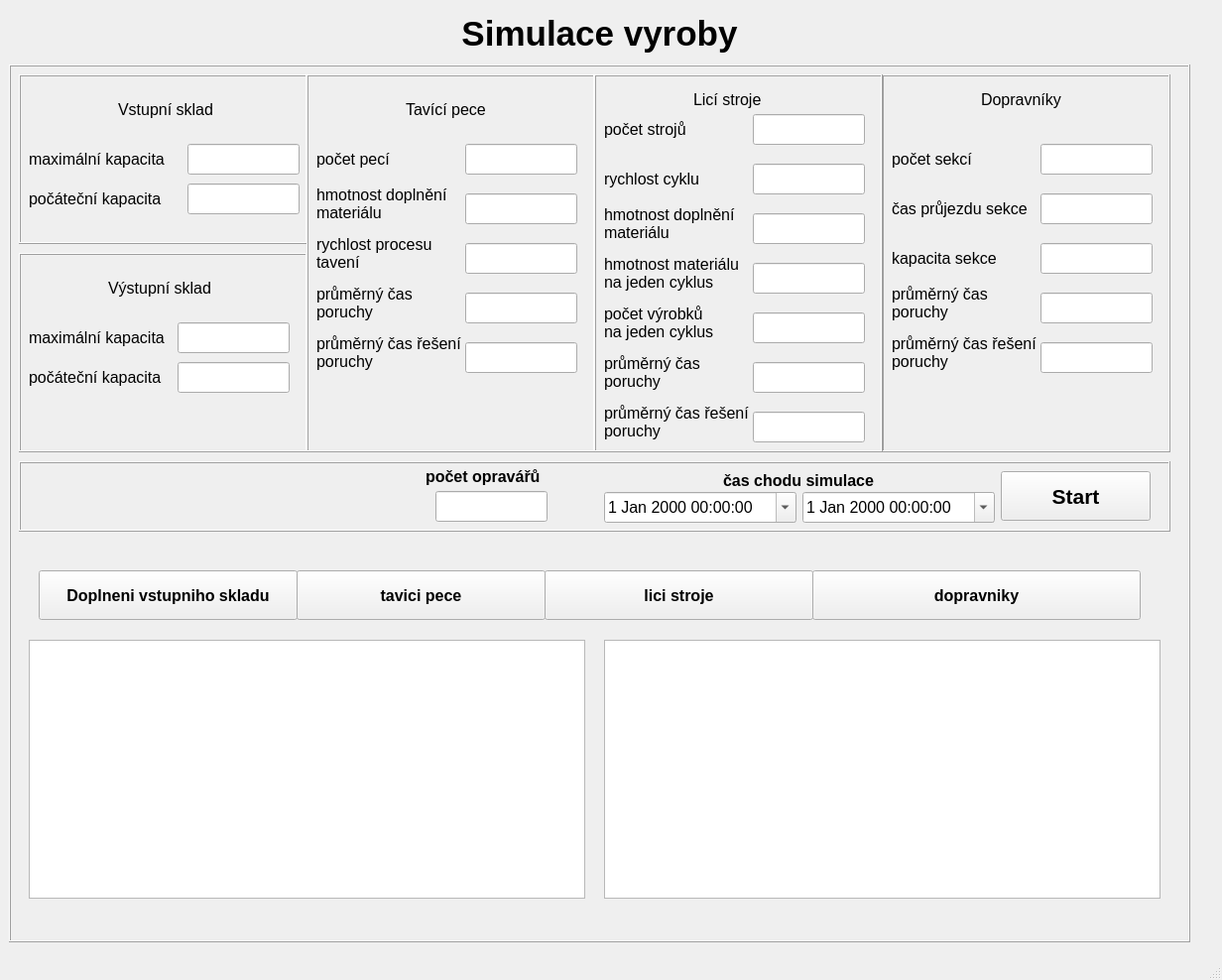
<?xml version="1.0" encoding="UTF-8"?>
<ui version="4.0">
 <class>MainWindow</class>
 <widget class="QMainWindow" name="MainWindow">
  <property name="geometry">
   <rect>
    <x>0</x>
    <y>0</y>
    <width>1232</width>
    <height>988</height>
   </rect>
  </property>
  <property name="windowTitle">
   <string>MainWindow</string>
  </property>
  <widget class="QWidget" name="centralwidget">
   <widget class="QWidget" name="verticalLayoutWidget">
    <property name="geometry">
     <rect>
      <x>9</x>
      <y>9</y>
      <width>1191</width>
      <height>941</height>
     </rect>
    </property>
    <layout class="QVBoxLayout" name="verticalLayout">
     <item>
      <widget class="QLabel" name="label">
       <property name="enabled">
        <bool>true</bool>
       </property>
       <property name="sizePolicy">
        <sizepolicy hsizetype="Ignored" vsizetype="Ignored">
         <horstretch>0</horstretch>
         <verstretch>0</verstretch>
        </sizepolicy>
       </property>
       <property name="maximumSize">
        <size>
         <width>16777215</width>
         <height>50</height>
        </size>
       </property>
       <property name="frameShape">
        <enum>QFrame::NoFrame</enum>
       </property>
       <property name="text">
        <string>&lt;html&gt;&lt;head/&gt;&lt;body&gt;&lt;p align=&quot;center&quot;&gt;&lt;span style=&quot; font-size:26pt; font-weight:600;&quot;&gt;Simulace vyroby&lt;/span&gt;&lt;/p&gt;&lt;/body&gt;&lt;/html&gt;</string>
       </property>
      </widget>
     </item>
     <item>
      <layout class="QGridLayout" name="gridLayout">
       <item row="0" column="0">
        <widget class="QFrame" name="frame">
         <property name="minimumSize">
          <size>
           <width>0</width>
           <height>400</height>
          </size>
         </property>
         <property name="frameShape">
          <enum>QFrame::Box</enum>
         </property>
         <property name="frameShadow">
          <enum>QFrame::Raised</enum>
         </property>
         <widget class="QFrame" name="frame_2">
          <property name="geometry">
           <rect>
            <x>10</x>
            <y>10</y>
            <width>291</width>
            <height>171</height>
           </rect>
          </property>
          <property name="frameShape">
           <enum>QFrame::Box</enum>
          </property>
          <property name="frameShadow">
           <enum>QFrame::Raised</enum>
          </property>
          <widget class="QLineEdit" name="vstupMax">
           <property name="geometry">
            <rect>
             <x>170</x>
             <y>70</y>
             <width>113</width>
             <height>31</height>
            </rect>
           </property>
           <property name="font">
            <font>
             <pointsize>12</pointsize>
            </font>
           </property>
          </widget>
          <widget class="QLineEdit" name="vstupAct">
           <property name="geometry">
            <rect>
             <x>170</x>
             <y>110</y>
             <width>113</width>
             <height>31</height>
            </rect>
           </property>
           <property name="font">
            <font>
             <pointsize>12</pointsize>
            </font>
           </property>
          </widget>
          <widget class="QLabel" name="label_2">
           <property name="geometry">
            <rect>
             <x>100</x>
             <y>20</y>
             <width>111</width>
             <height>31</height>
            </rect>
           </property>
           <property name="text">
            <string>&lt;html&gt;&lt;head/&gt;&lt;body&gt;&lt;p&gt;&lt;span style=&quot; font-size:12pt;&quot;&gt;Vstupní sklad&lt;/span&gt;&lt;/p&gt;&lt;/body&gt;&lt;/html&gt;</string>
           </property>
          </widget>
          <widget class="QLabel" name="label_4">
           <property name="geometry">
            <rect>
             <x>10</x>
             <y>70</y>
             <width>141</width>
             <height>31</height>
            </rect>
           </property>
           <property name="text">
            <string>&lt;html&gt;&lt;head/&gt;&lt;body&gt;&lt;p&gt;&lt;span style=&quot; font-size:12pt;&quot;&gt;maximální kapacita&lt;/span&gt;&lt;/p&gt;&lt;/body&gt;&lt;/html&gt;</string>
           </property>
          </widget>
          <widget class="QLabel" name="label_6">
           <property name="geometry">
            <rect>
             <x>10</x>
             <y>110</y>
             <width>141</width>
             <height>31</height>
            </rect>
           </property>
           <property name="text">
            <string>&lt;html&gt;&lt;head/&gt;&lt;body&gt;&lt;p&gt;&lt;span style=&quot; font-size:12pt;&quot;&gt;počáteční kapacita&lt;/span&gt;&lt;/p&gt;&lt;/body&gt;&lt;/html&gt;</string>
           </property>
          </widget>
         </widget>
         <widget class="QFrame" name="frame_3">
          <property name="geometry">
           <rect>
            <x>10</x>
            <y>190</y>
            <width>291</width>
            <height>201</height>
           </rect>
          </property>
          <property name="frameShape">
           <enum>QFrame::Box</enum>
          </property>
          <property name="frameShadow">
           <enum>QFrame::Raised</enum>
          </property>
          <widget class="QLineEdit" name="vystupMax">
           <property name="geometry">
            <rect>
             <x>160</x>
             <y>70</y>
             <width>113</width>
             <height>31</height>
            </rect>
           </property>
           <property name="font">
            <font>
             <pointsize>12</pointsize>
            </font>
           </property>
          </widget>
          <widget class="QLineEdit" name="vystupAct">
           <property name="geometry">
            <rect>
             <x>160</x>
             <y>110</y>
             <width>113</width>
             <height>31</height>
            </rect>
           </property>
           <property name="font">
            <font>
             <pointsize>12</pointsize>
            </font>
           </property>
          </widget>
          <widget class="QLabel" name="label_3">
           <property name="geometry">
            <rect>
             <x>90</x>
             <y>20</y>
             <width>121</width>
             <height>31</height>
            </rect>
           </property>
           <property name="text">
            <string>&lt;html&gt;&lt;head/&gt;&lt;body&gt;&lt;p&gt;&lt;span style=&quot; font-size:12pt;&quot;&gt;Výstupní sklad&lt;/span&gt;&lt;/p&gt;&lt;/body&gt;&lt;/html&gt;</string>
           </property>
          </widget>
          <widget class="QLabel" name="label_5">
           <property name="geometry">
            <rect>
             <x>10</x>
             <y>70</y>
             <width>141</width>
             <height>31</height>
            </rect>
           </property>
           <property name="text">
            <string>&lt;html&gt;&lt;head/&gt;&lt;body&gt;&lt;p&gt;&lt;span style=&quot; font-size:12pt;&quot;&gt;maximální kapacita&lt;/span&gt;&lt;/p&gt;&lt;/body&gt;&lt;/html&gt;</string>
           </property>
          </widget>
          <widget class="QLabel" name="label_7">
           <property name="geometry">
            <rect>
             <x>10</x>
             <y>110</y>
             <width>141</width>
             <height>31</height>
            </rect>
           </property>
           <property name="text">
            <string>&lt;html&gt;&lt;head/&gt;&lt;body&gt;&lt;p&gt;&lt;span style=&quot; font-size:12pt;&quot;&gt;počáteční kapacita&lt;/span&gt;&lt;/p&gt;&lt;/body&gt;&lt;/html&gt;</string>
           </property>
          </widget>
         </widget>
         <widget class="QFrame" name="frame_4">
          <property name="geometry">
           <rect>
            <x>880</x>
            <y>10</y>
            <width>291</width>
            <height>381</height>
           </rect>
          </property>
          <property name="frameShape">
           <enum>QFrame::Box</enum>
          </property>
          <property name="frameShadow">
           <enum>QFrame::Raised</enum>
          </property>
          <widget class="QLabel" name="label_23">
           <property name="geometry">
            <rect>
             <x>100</x>
             <y>10</y>
             <width>111</width>
             <height>31</height>
            </rect>
           </property>
           <property name="text">
            <string>&lt;html&gt;&lt;head/&gt;&lt;body&gt;&lt;p&gt;&lt;span style=&quot; font-size:12pt;&quot;&gt;Dopravníky&lt;/span&gt;&lt;/p&gt;&lt;/body&gt;&lt;/html&gt;</string>
           </property>
          </widget>
          <widget class="QLabel" name="label_24">
           <property name="geometry">
            <rect>
             <x>10</x>
             <y>70</y>
             <width>101</width>
             <height>31</height>
            </rect>
           </property>
           <property name="text">
            <string>&lt;html&gt;&lt;head/&gt;&lt;body&gt;&lt;p&gt;&lt;span style=&quot; font-size:12pt;&quot;&gt;počet sekcí&lt;/span&gt;&lt;/p&gt;&lt;/body&gt;&lt;/html&gt;</string>
           </property>
          </widget>
          <widget class="QLineEdit" name="DOPpocet">
           <property name="geometry">
            <rect>
             <x>160</x>
             <y>70</y>
             <width>113</width>
             <height>31</height>
            </rect>
           </property>
           <property name="font">
            <font>
             <pointsize>12</pointsize>
            </font>
           </property>
          </widget>
          <widget class="QLabel" name="label_25">
           <property name="geometry">
            <rect>
             <x>10</x>
             <y>120</y>
             <width>141</width>
             <height>31</height>
            </rect>
           </property>
           <property name="text">
            <string>&lt;html&gt;&lt;head/&gt;&lt;body&gt;&lt;p&gt;&lt;span style=&quot; font-size:12pt;&quot;&gt;čas průjezdu sekce&lt;/span&gt;&lt;/p&gt;&lt;/body&gt;&lt;/html&gt;</string>
           </property>
          </widget>
          <widget class="QLineEdit" name="DOPcas">
           <property name="geometry">
            <rect>
             <x>160</x>
             <y>120</y>
             <width>113</width>
             <height>31</height>
            </rect>
           </property>
           <property name="font">
            <font>
             <pointsize>12</pointsize>
            </font>
           </property>
          </widget>
          <widget class="QLabel" name="label_26">
           <property name="geometry">
            <rect>
             <x>10</x>
             <y>170</y>
             <width>141</width>
             <height>31</height>
            </rect>
           </property>
           <property name="text">
            <string>&lt;html&gt;&lt;head/&gt;&lt;body&gt;&lt;p&gt;&lt;span style=&quot; font-size:12pt;&quot;&gt;kapacita sekce&lt;/span&gt;&lt;/p&gt;&lt;/body&gt;&lt;/html&gt;</string>
           </property>
          </widget>
          <widget class="QLineEdit" name="DOPkap">
           <property name="geometry">
            <rect>
             <x>160</x>
             <y>170</y>
             <width>113</width>
             <height>31</height>
            </rect>
           </property>
           <property name="font">
            <font>
             <pointsize>12</pointsize>
            </font>
           </property>
          </widget>
          <widget class="QLineEdit" name="DOPporuchaCas">
           <property name="geometry">
            <rect>
             <x>160</x>
             <y>270</y>
             <width>113</width>
             <height>31</height>
            </rect>
           </property>
           <property name="font">
            <font>
             <pointsize>12</pointsize>
            </font>
           </property>
          </widget>
          <widget class="QLineEdit" name="DOPcasPorucha">
           <property name="geometry">
            <rect>
             <x>160</x>
             <y>220</y>
             <width>113</width>
             <height>31</height>
            </rect>
           </property>
           <property name="font">
            <font>
             <pointsize>12</pointsize>
            </font>
           </property>
          </widget>
          <widget class="QLabel" name="label_28">
           <property name="geometry">
            <rect>
             <x>10</x>
             <y>210</y>
             <width>101</width>
             <height>41</height>
            </rect>
           </property>
           <property name="text">
            <string>&lt;html&gt;&lt;head/&gt;&lt;body&gt;&lt;p&gt;&lt;span style=&quot; font-size:12pt;&quot;&gt;průměrný čas do&lt;br/&gt;poruchy&lt;/span&gt;&lt;/p&gt;&lt;/body&gt;&lt;/html&gt;</string>
           </property>
          </widget>
          <widget class="QLabel" name="label_27">
           <property name="geometry">
            <rect>
             <x>10</x>
             <y>260</y>
             <width>151</width>
             <height>41</height>
            </rect>
           </property>
           <property name="text">
            <string>&lt;html&gt;&lt;head/&gt;&lt;body&gt;&lt;p&gt;&lt;span style=&quot; font-size:12pt;&quot;&gt;průměrný čas řešení&lt;br/&gt;poruchy&lt;/span&gt;&lt;/p&gt;&lt;/body&gt;&lt;/html&gt;</string>
           </property>
          </widget>
         </widget>
         <widget class="QFrame" name="frame_6">
          <property name="geometry">
           <rect>
            <x>300</x>
            <y>10</y>
            <width>291</width>
            <height>381</height>
           </rect>
          </property>
          <property name="frameShape">
           <enum>QFrame::Box</enum>
          </property>
          <property name="frameShadow">
           <enum>QFrame::Raised</enum>
          </property>
          <widget class="QLineEdit" name="TPpocet">
           <property name="geometry">
            <rect>
             <x>160</x>
             <y>70</y>
             <width>113</width>
             <height>31</height>
            </rect>
           </property>
           <property name="font">
            <font>
             <pointsize>12</pointsize>
            </font>
           </property>
          </widget>
          <widget class="QLineEdit" name="TPvstup">
           <property name="geometry">
            <rect>
             <x>160</x>
             <y>120</y>
             <width>113</width>
             <height>31</height>
            </rect>
           </property>
           <property name="font">
            <font>
             <pointsize>12</pointsize>
            </font>
           </property>
          </widget>
          <widget class="QLabel" name="label_10">
           <property name="geometry">
            <rect>
             <x>100</x>
             <y>20</y>
             <width>111</width>
             <height>31</height>
            </rect>
           </property>
           <property name="text">
            <string>&lt;html&gt;&lt;head/&gt;&lt;body&gt;&lt;p&gt;&lt;span style=&quot; font-size:12pt;&quot;&gt;Tavící pece&lt;/span&gt;&lt;/p&gt;&lt;/body&gt;&lt;/html&gt;</string>
           </property>
          </widget>
          <widget class="QLabel" name="label_11">
           <property name="geometry">
            <rect>
             <x>10</x>
             <y>70</y>
             <width>101</width>
             <height>31</height>
            </rect>
           </property>
           <property name="text">
            <string>&lt;html&gt;&lt;head/&gt;&lt;body&gt;&lt;p&gt;&lt;span style=&quot; font-size:12pt;&quot;&gt;počet pecí&lt;/span&gt;&lt;/p&gt;&lt;/body&gt;&lt;/html&gt;</string>
           </property>
          </widget>
          <widget class="QLabel" name="label_12">
           <property name="geometry">
            <rect>
             <x>10</x>
             <y>110</y>
             <width>141</width>
             <height>41</height>
            </rect>
           </property>
           <property name="text">
            <string>&lt;!DOCTYPE HTML PUBLIC &quot;-//W3C//DTD HTML 4.0//EN&quot; &quot;http://www.w3.org/TR/REC-html40/strict.dtd&quot;&gt;
&lt;html&gt;&lt;head&gt;&lt;meta name=&quot;qrichtext&quot; content=&quot;1&quot; /&gt;&lt;style type=&quot;text/css&quot;&gt;
p, li { white-space: pre-wrap; }
&lt;/style&gt;&lt;/head&gt;&lt;body style=&quot; font-family:'MS Shell Dlg 2'; font-size:8pt; font-weight:400; font-style:normal;&quot;&gt;
&lt;p style=&quot; margin-top:12px; margin-bottom:12px; margin-left:0px; margin-right:0px; -qt-block-indent:0; text-indent:0px;&quot;&gt;&lt;span style=&quot; font-size:12pt;&quot;&gt;hmotnost doplnění &lt;br&gt;materiálu&lt;/span&gt;&lt;/p&gt;&lt;/body&gt;&lt;/html&gt;</string>
           </property>
          </widget>
          <widget class="QLineEdit" name="TPchod">
           <property name="geometry">
            <rect>
             <x>160</x>
             <y>170</y>
             <width>113</width>
             <height>31</height>
            </rect>
           </property>
           <property name="font">
            <font>
             <pointsize>12</pointsize>
            </font>
           </property>
          </widget>
          <widget class="QLabel" name="label_13">
           <property name="geometry">
            <rect>
             <x>10</x>
             <y>160</y>
             <width>141</width>
             <height>41</height>
            </rect>
           </property>
           <property name="text">
            <string>&lt;!DOCTYPE HTML PUBLIC &quot;-//W3C//DTD HTML 4.0//EN&quot; &quot;http://www.w3.org/TR/REC-html40/strict.dtd&quot;&gt;
&lt;html&gt;&lt;head&gt;&lt;meta name=&quot;qrichtext&quot; content=&quot;1&quot; /&gt;&lt;style type=&quot;text/css&quot;&gt;
p, li { white-space: pre-wrap; }
&lt;/style&gt;&lt;/head&gt;&lt;body style=&quot; font-family:'MS Shell Dlg 2'; font-size:8pt; font-weight:400; font-style:normal;&quot;&gt;
&lt;p style=&quot; margin-top:12px; margin-bottom:12px; margin-left:0px; margin-right:0px; -qt-block-indent:0; text-indent:0px;&quot;&gt;&lt;span style=&quot; font-size:12pt;&quot;&gt;rychlost procesu&lt;br&gt;tavení&lt;/span&gt;&lt;/p&gt;&lt;/body&gt;&lt;/html&gt;</string>
           </property>
          </widget>
          <widget class="QLineEdit" name="TPcasPorucha">
           <property name="geometry">
            <rect>
             <x>160</x>
             <y>220</y>
             <width>113</width>
             <height>31</height>
            </rect>
           </property>
           <property name="font">
            <font>
             <pointsize>12</pointsize>
            </font>
           </property>
          </widget>
          <widget class="QLabel" name="label_14">
           <property name="geometry">
            <rect>
             <x>10</x>
             <y>210</y>
             <width>101</width>
             <height>41</height>
            </rect>
           </property>
           <property name="text">
            <string>&lt;html&gt;&lt;head/&gt;&lt;body&gt;&lt;p&gt;&lt;span style=&quot; font-size:12pt;&quot;&gt;průměrný čas do&lt;br/&gt;poruchy&lt;/span&gt;&lt;/p&gt;&lt;/body&gt;&lt;/html&gt;</string>
           </property>
          </widget>
          <widget class="QLineEdit" name="TPporuchaCas">
           <property name="geometry">
            <rect>
             <x>160</x>
             <y>270</y>
             <width>113</width>
             <height>31</height>
            </rect>
           </property>
           <property name="font">
            <font>
             <pointsize>12</pointsize>
            </font>
           </property>
          </widget>
          <widget class="QLabel" name="label_15">
           <property name="geometry">
            <rect>
             <x>10</x>
             <y>260</y>
             <width>151</width>
             <height>41</height>
            </rect>
           </property>
           <property name="text">
            <string>&lt;html&gt;&lt;head/&gt;&lt;body&gt;&lt;p&gt;&lt;span style=&quot; font-size:12pt;&quot;&gt;průměrný čas řešení&lt;br/&gt;poruchy&lt;/span&gt;&lt;/p&gt;&lt;/body&gt;&lt;/html&gt;</string>
           </property>
          </widget>
         </widget>
         <widget class="QFrame" name="frame_7">
          <property name="geometry">
           <rect>
            <x>590</x>
            <y>10</y>
            <width>291</width>
            <height>381</height>
           </rect>
          </property>
          <property name="frameShape">
           <enum>QFrame::Box</enum>
          </property>
          <property name="frameShadow">
           <enum>QFrame::Raised</enum>
          </property>
          <widget class="QLineEdit" name="LSpocet">
           <property name="geometry">
            <rect>
             <x>160</x>
             <y>40</y>
             <width>113</width>
             <height>31</height>
            </rect>
           </property>
           <property name="font">
            <font>
             <pointsize>12</pointsize>
            </font>
           </property>
          </widget>
          <widget class="QLineEdit" name="LSvstup">
           <property name="geometry">
            <rect>
             <x>160</x>
             <y>140</y>
             <width>113</width>
             <height>31</height>
            </rect>
           </property>
           <property name="font">
            <font>
             <pointsize>12</pointsize>
            </font>
           </property>
          </widget>
          <widget class="QLabel" name="label_16">
           <property name="geometry">
            <rect>
             <x>100</x>
             <y>10</y>
             <width>111</width>
             <height>31</height>
            </rect>
           </property>
           <property name="text">
            <string>&lt;html&gt;&lt;head/&gt;&lt;body&gt;&lt;p&gt;&lt;span style=&quot; font-size:12pt;&quot;&gt;Licí stroje&lt;/span&gt;&lt;/p&gt;&lt;/body&gt;&lt;/html&gt;</string>
           </property>
          </widget>
          <widget class="QLabel" name="label_17">
           <property name="geometry">
            <rect>
             <x>10</x>
             <y>40</y>
             <width>101</width>
             <height>31</height>
            </rect>
           </property>
           <property name="text">
            <string>&lt;html&gt;&lt;head/&gt;&lt;body&gt;&lt;p&gt;&lt;span style=&quot; font-size:12pt;&quot;&gt;počet strojů&lt;/span&gt;&lt;/p&gt;&lt;/body&gt;&lt;/html&gt;</string>
           </property>
          </widget>
          <widget class="QLabel" name="label_18">
           <property name="geometry">
            <rect>
             <x>10</x>
             <y>130</y>
             <width>141</width>
             <height>41</height>
            </rect>
           </property>
           <property name="text">
            <string>&lt;!DOCTYPE HTML PUBLIC &quot;-//W3C//DTD HTML 4.0//EN&quot; &quot;http://www.w3.org/TR/REC-html40/strict.dtd&quot;&gt;
&lt;html&gt;&lt;head&gt;&lt;meta name=&quot;qrichtext&quot; content=&quot;1&quot; /&gt;&lt;style type=&quot;text/css&quot;&gt;
p, li { white-space: pre-wrap; }
&lt;/style&gt;&lt;/head&gt;&lt;body style=&quot; font-family:'MS Shell Dlg 2'; font-size:8pt; font-weight:400; font-style:normal;&quot;&gt;
&lt;p style=&quot; margin-top:12px; margin-bottom:12px; margin-left:0px; margin-right:0px; -qt-block-indent:0; text-indent:0px;&quot;&gt;&lt;span style=&quot; font-size:12pt;&quot;&gt;hmotnost doplnění &lt;br&gt;materiálu&lt;/span&gt;&lt;/p&gt;&lt;/body&gt;&lt;/html&gt;</string>
           </property>
          </widget>
          <widget class="QLineEdit" name="LSmatEnd">
           <property name="geometry">
            <rect>
             <x>160</x>
             <y>240</y>
             <width>113</width>
             <height>31</height>
            </rect>
           </property>
           <property name="font">
            <font>
             <pointsize>12</pointsize>
            </font>
           </property>
          </widget>
          <widget class="QLabel" name="label_19">
           <property name="geometry">
            <rect>
             <x>10</x>
             <y>230</y>
             <width>141</width>
             <height>41</height>
            </rect>
           </property>
           <property name="text">
            <string>&lt;!DOCTYPE HTML PUBLIC &quot;-//W3C//DTD HTML 4.0//EN&quot; &quot;http://www.w3.org/TR/REC-html40/strict.dtd&quot;&gt;
&lt;html&gt;&lt;head&gt;&lt;meta name=&quot;qrichtext&quot; content=&quot;1&quot; /&gt;&lt;style type=&quot;text/css&quot;&gt;
p, li { white-space: pre-wrap; }
&lt;/style&gt;&lt;/head&gt;&lt;body style=&quot; font-family:'MS Shell Dlg 2'; font-size:8pt; font-weight:400; font-style:normal;&quot;&gt;
&lt;p style=&quot; margin-top:12px; margin-bottom:12px; margin-left:0px; margin-right:0px; -qt-block-indent:0; text-indent:0px;&quot;&gt;&lt;span style=&quot; font-size:12pt;&quot;&gt;počet výrobků&lt;br /&gt;na jeden cyklus&lt;/span&gt;&lt;/p&gt;&lt;/body&gt;&lt;/html&gt;</string>
           </property>
          </widget>
          <widget class="QLineEdit" name="LScasPorucha">
           <property name="geometry">
            <rect>
             <x>160</x>
             <y>290</y>
             <width>113</width>
             <height>31</height>
            </rect>
           </property>
           <property name="font">
            <font>
             <pointsize>12</pointsize>
            </font>
           </property>
          </widget>
          <widget class="QLabel" name="label_20">
           <property name="geometry">
            <rect>
             <x>10</x>
             <y>280</y>
             <width>101</width>
             <height>41</height>
            </rect>
           </property>
           <property name="text">
            <string>&lt;html&gt;&lt;head/&gt;&lt;body&gt;&lt;p&gt;&lt;span style=&quot; font-size:12pt;&quot;&gt;průměrný čas do&lt;br/&gt;poruchy&lt;/span&gt;&lt;/p&gt;&lt;/body&gt;&lt;/html&gt;</string>
           </property>
          </widget>
          <widget class="QLineEdit" name="LSporuchaCas">
           <property name="geometry">
            <rect>
             <x>160</x>
             <y>340</y>
             <width>113</width>
             <height>31</height>
            </rect>
           </property>
           <property name="font">
            <font>
             <pointsize>12</pointsize>
            </font>
           </property>
          </widget>
          <widget class="QLabel" name="label_21">
           <property name="geometry">
            <rect>
             <x>10</x>
             <y>330</y>
             <width>151</width>
             <height>41</height>
            </rect>
           </property>
           <property name="text">
            <string>&lt;html&gt;&lt;head/&gt;&lt;body&gt;&lt;p&gt;&lt;span style=&quot; font-size:12pt;&quot;&gt;průměrný čas řešení&lt;br/&gt;poruchy&lt;/span&gt;&lt;/p&gt;&lt;/body&gt;&lt;/html&gt;</string>
           </property>
          </widget>
          <widget class="QLineEdit" name="LSmatStart">
           <property name="geometry">
            <rect>
             <x>160</x>
             <y>190</y>
             <width>113</width>
             <height>31</height>
            </rect>
           </property>
           <property name="font">
            <font>
             <pointsize>12</pointsize>
            </font>
           </property>
          </widget>
          <widget class="QLabel" name="label_22">
           <property name="geometry">
            <rect>
             <x>10</x>
             <y>180</y>
             <width>141</width>
             <height>41</height>
            </rect>
           </property>
           <property name="text">
            <string>&lt;!DOCTYPE HTML PUBLIC &quot;-//W3C//DTD HTML 4.0//EN&quot; &quot;http://www.w3.org/TR/REC-html40/strict.dtd&quot;&gt;
&lt;html&gt;&lt;head&gt;&lt;meta name=&quot;qrichtext&quot; content=&quot;1&quot; /&gt;&lt;style type=&quot;text/css&quot;&gt;
p, li { white-space: pre-wrap; }
&lt;/style&gt;&lt;/head&gt;&lt;body style=&quot; font-family:'MS Shell Dlg 2'; font-size:8pt; font-weight:400; font-style:normal;&quot;&gt;
&lt;p style=&quot; margin-top:12px; margin-bottom:12px; margin-left:0px; margin-right:0px; -qt-block-indent:0; text-indent:0px;&quot;&gt;&lt;span style=&quot; font-size:12pt;&quot;&gt;hmotnost materiálu &lt;br /&gt;na jeden cyklus&lt;/span&gt;&lt;/p&gt;&lt;/body&gt;&lt;/html&gt;</string>
           </property>
          </widget>
          <widget class="QLabel" name="label_29">
           <property name="geometry">
            <rect>
             <x>10</x>
             <y>90</y>
             <width>141</width>
             <height>31</height>
            </rect>
           </property>
           <property name="text">
            <string>&lt;!DOCTYPE HTML PUBLIC &quot;-//W3C//DTD HTML 4.0//EN&quot; &quot;http://www.w3.org/TR/REC-html40/strict.dtd&quot;&gt;
&lt;html&gt;&lt;head&gt;&lt;meta name=&quot;qrichtext&quot; content=&quot;1&quot; /&gt;&lt;style type=&quot;text/css&quot;&gt;
p, li { white-space: pre-wrap; }
&lt;/style&gt;&lt;/head&gt;&lt;body style=&quot; font-family:'MS Shell Dlg 2'; font-size:8pt; font-weight:400; font-style:normal;&quot;&gt;
&lt;p style=&quot; margin-top:12px; margin-bottom:12px; margin-left:0px; margin-right:0px; -qt-block-indent:0; text-indent:0px;&quot;&gt;&lt;span style=&quot; font-size:12pt;&quot;&gt;rychlost cyklu&lt;/span&gt;&lt;/p&gt;&lt;/body&gt;&lt;/html&gt;</string>
           </property>
          </widget>
          <widget class="QLineEdit" name="LSchod">
           <property name="geometry">
            <rect>
             <x>160</x>
             <y>90</y>
             <width>113</width>
             <height>31</height>
            </rect>
           </property>
           <property name="font">
            <font>
             <pointsize>12</pointsize>
            </font>
           </property>
          </widget>
         </widget>
         <widget class="QFrame" name="frame_8">
          <property name="geometry">
           <rect>
            <x>10</x>
            <y>400</y>
            <width>1161</width>
            <height>71</height>
           </rect>
          </property>
          <property name="frameShape">
           <enum>QFrame::Box</enum>
          </property>
          <property name="frameShadow">
           <enum>QFrame::Raised</enum>
          </property>
          <widget class="QPushButton" name="startBut">
           <property name="geometry">
            <rect>
             <x>990</x>
             <y>10</y>
             <width>151</width>
             <height>50</height>
            </rect>
           </property>
           <property name="font">
            <font>
             <pointsize>16</pointsize>
             <weight>75</weight>
             <bold>true</bold>
            </font>
           </property>
           <property name="text">
            <string>Start</string>
           </property>
          </widget>
          <widget class="QLabel" name="label_9">
           <property name="geometry">
            <rect>
             <x>710</x>
             <y>10</y>
             <width>161</width>
             <height>20</height>
            </rect>
           </property>
           <property name="font">
            <font>
             <pointsize>12</pointsize>
             <weight>75</weight>
             <bold>true</bold>
            </font>
           </property>
           <property name="text">
            <string>&lt;html&gt;&lt;head/&gt;&lt;body&gt;&lt;p&gt;&lt;span style=&quot; font-size:12pt;&quot;&gt;čas chodu simulace&lt;/span&gt;&lt;/p&gt;&lt;/body&gt;&lt;/html&gt;</string>
           </property>
           <property name="textFormat">
            <enum>Qt::RichText</enum>
           </property>
          </widget>
          <widget class="QDateTimeEdit" name="startTime">
           <property name="geometry">
            <rect>
             <x>590</x>
             <y>31</y>
             <width>194</width>
             <height>31</height>
            </rect>
           </property>
           <property name="font">
            <font>
             <pointsize>12</pointsize>
            </font>
           </property>
           <property name="calendarPopup">
            <bool>true</bool>
           </property>
          </widget>
          <widget class="QDateTimeEdit" name="stopTime">
           <property name="geometry">
            <rect>
             <x>790</x>
             <y>31</y>
             <width>194</width>
             <height>31</height>
            </rect>
           </property>
           <property name="font">
            <font>
             <pointsize>12</pointsize>
             <weight>50</weight>
             <bold>false</bold>
            </font>
           </property>
           <property name="calendarPopup">
            <bool>true</bool>
           </property>
          </widget>
          <widget class="QLineEdit" name="Opravari">
           <property name="geometry">
            <rect>
             <x>420</x>
             <y>30</y>
             <width>113</width>
             <height>31</height>
            </rect>
           </property>
           <property name="font">
            <font>
             <pointsize>12</pointsize>
            </font>
           </property>
          </widget>
          <widget class="QLabel" name="label_8">
           <property name="geometry">
            <rect>
             <x>410</x>
             <y>0</y>
             <width>131</width>
             <height>31</height>
            </rect>
           </property>
           <property name="text">
            <string>&lt;html&gt;&lt;head/&gt;&lt;body&gt;&lt;p&gt;&lt;span style=&quot; font-size:12pt; font-weight:600;&quot;&gt;počet opravářů&lt;/span&gt;&lt;/p&gt;&lt;/body&gt;&lt;/html&gt;</string>
           </property>
          </widget>
         </widget>
         <widget class="QPushButton" name="dopravnikyBut">
          <property name="geometry">
           <rect>
            <x>810</x>
            <y>510</y>
            <width>331</width>
            <height>50</height>
           </rect>
          </property>
          <property name="minimumSize">
           <size>
            <width>0</width>
            <height>50</height>
           </size>
          </property>
          <property name="baseSize">
           <size>
            <width>0</width>
            <height>0</height>
           </size>
          </property>
          <property name="font">
           <font>
            <pointsize>12</pointsize>
            <weight>75</weight>
            <bold>true</bold>
           </font>
          </property>
          <property name="text">
           <string>dopravniky</string>
          </property>
         </widget>
         <widget class="QPushButton" name="doplneniBut">
          <property name="geometry">
           <rect>
            <x>30</x>
            <y>510</y>
            <width>261</width>
            <height>50</height>
           </rect>
          </property>
          <property name="minimumSize">
           <size>
            <width>0</width>
            <height>50</height>
           </size>
          </property>
          <property name="baseSize">
           <size>
            <width>0</width>
            <height>0</height>
           </size>
          </property>
          <property name="font">
           <font>
            <pointsize>12</pointsize>
            <weight>75</weight>
            <bold>true</bold>
           </font>
          </property>
          <property name="text">
           <string>Doplneni vstupniho skladu</string>
          </property>
         </widget>
         <widget class="QPushButton" name="tpBut">
          <property name="geometry">
           <rect>
            <x>290</x>
            <y>510</y>
            <width>251</width>
            <height>50</height>
           </rect>
          </property>
          <property name="minimumSize">
           <size>
            <width>0</width>
            <height>50</height>
           </size>
          </property>
          <property name="baseSize">
           <size>
            <width>0</width>
            <height>0</height>
           </size>
          </property>
          <property name="font">
           <font>
            <pointsize>12</pointsize>
            <weight>75</weight>
            <bold>true</bold>
           </font>
          </property>
          <property name="text">
           <string>tavici pece</string>
          </property>
         </widget>
         <widget class="QPushButton" name="lsBut">
          <property name="geometry">
           <rect>
            <x>540</x>
            <y>510</y>
            <width>271</width>
            <height>50</height>
           </rect>
          </property>
          <property name="minimumSize">
           <size>
            <width>0</width>
            <height>50</height>
           </size>
          </property>
          <property name="baseSize">
           <size>
            <width>0</width>
            <height>0</height>
           </size>
          </property>
          <property name="font">
           <font>
            <pointsize>12</pointsize>
            <weight>75</weight>
            <bold>true</bold>
           </font>
          </property>
          <property name="text">
           <string>lici stroje</string>
          </property>
         </widget>
         <widget class="QListWidget" name="stopInfo">
          <property name="geometry">
           <rect>
            <x>600</x>
            <y>580</y>
            <width>561</width>
            <height>261</height>
           </rect>
          </property>
          <property name="font">
           <font>
            <pointsize>12</pointsize>
            <weight>75</weight>
            <bold>true</bold>
           </font>
          </property>
         </widget>
         <widget class="QListWidget" name="startInfo">
          <property name="geometry">
           <rect>
            <x>20</x>
            <y>580</y>
            <width>561</width>
            <height>261</height>
           </rect>
          </property>
          <property name="font">
           <font>
            <pointsize>12</pointsize>
            <weight>75</weight>
            <bold>true</bold>
           </font>
          </property>
         </widget>
        </widget>
       </item>
      </layout>
     </item>
    </layout>
   </widget>
  </widget>
  <widget class="QMenuBar" name="menubar">
   <property name="geometry">
    <rect>
     <x>0</x>
     <y>0</y>
     <width>1232</width>
     <height>21</height>
    </rect>
   </property>
  </widget>
  <widget class="QStatusBar" name="statusbar"/>
 </widget>
 <resources/>
 <connections/>
</ui>
